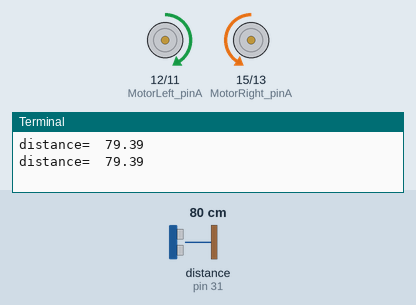
Recording of a program running on a simulated Raspberry Pi (header pin numbers). On the bench: motor-driver pin pairs drawn as motors (green arrow = first pin HIGH = forward, orange = second pin HIGH = backward, longer = more drive, scaled by the enable pin), the last lines printed to the terminal. The test bench sets the inputs (shaded band); at power-on: distance to the obstacle (sensor on pin 31) 80 cm. The echo pulse lasts 58.3 µs per cm; the clock reads 2024-03-15 10:24:30 at power-on unless the program sets it.

Above: at 1.2 s.
1.3 s: distance to the obstacle (sensor on pin 31) set to 32 cm
2.8 s: distance to the obstacle (sensor on pin 31) set to 29 cm
At 4.8 s:
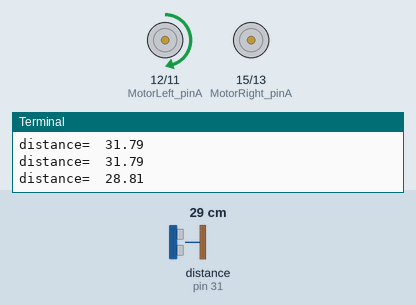
5.5 s: distance to the obstacle (sensor on pin 31) set to 35 cm
At 6.4 s:
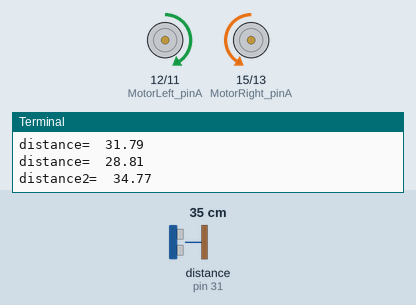
7.5 s: distance to the obstacle (sensor on pin 31) set to 2 cm
At 9.7 s:
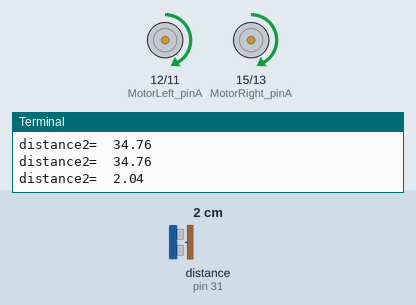
Timing chart, 0 to 11.5 s (numbered marks = the images above; inputs shaded):
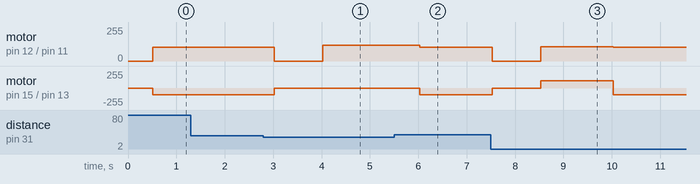

Measured:
- the behaviour switches between 31 and 30 cm on distance to the obstacle (sensor on pin 31) (found by bisection; images 0 and 1)
- after the input at 2.8 s, motor on pin 12 (MotorLeft_pinA) / pin 11 (MotorLeft_pinB): forward 102/255 → stopped after 0.22 s, → forward 120/255 1.0 s later; motor on pin 15 (MotorRight_pinA) / pin 13 (MotorRight_pinB): backward 102/255 → stopped after 0.22 s
- after the input at 5.5 s, motor on pin 15 (MotorRight_pinA) / pin 13 (MotorRight_pinB): stopped → backward 102/255 after 0.53 s
- after the input at 7.5 s, motor on pin 12 (MotorLeft_pinA) / pin 11 (MotorLeft_pinB): forward 102/255 → stopped at once, → forward 107/255 1.0 s later, → forward 102/255 1.5 s later; motor on pin 15 (MotorRight_pinA) / pin 13 (MotorRight_pinB): backward 102/255 → stopped at once, → forward 107/255 1.0 s later, → backward 102/255 1.5 s later

The program:

____.py
```python
# import GPIO library
import RPi.GPIO as GPIO

import time

# set GPIO warnings as flase
GPIO.setwarnings(False)

# set up GPIO mode as BOARD
GPIO.setmode(GPIO.BOARD)

trig=33   # 초음파 센서의 trig핀(음파송신)은 Raspberry Pi의 GPIO 33번 핀과 연결됨
echo=31   # 초음파 센서의 echo핀(음파수신)은 Raspberry Pi의 GPIO 31번 핀과 연결됨

#ultrasonic sensor setting
GPIO.setup(trig,GPIO.OUT)    # Raspberry Pi의 GPIO 33핀을 OUT핀으로 설정하여 음파가 송신되도록하는 명령어를 Raspberry Pi에서 초음파센서에게 보낸다(out설정이유, trig)
GPIO.setup(echo,GPIO.IN)     # Raspberry Pi의 GPIO 31핀을 IN핀으로 설정하여 음파가 수신되도록한다.


# 모터 회전방향 설정
forward = True
backward = False


# =======================================================================
# declare the pins of 12, 11, 35 in the Rapberry Pi
# as the left motor control pins in order to control left motor
# left motor needs three pins to be controlled
MotorLeft_pinA = 12
MotorLeft_pinB = 11
MotorLeft_PWM = 35

# =======================================================================
# declare the pins of 15, 13, 37 in the Rapberry Pi
# as the right motor control pins in order to control right motor
# right motor needs three pins to be controlled
MotorRight_pinA = 15
MotorRight_pinB = 13
MotorRight_PWM = 37


# ========================================================================
# Control the DC motor to make it rotate clockwise, so the car will
# move forward.
# if you have different direction, you need to change HIGH to LOW
# or LOW to HIGH,in MotorLeft_A
# and LOW to HIGH or HIGH to LOW in MotorLeft_B
# if you have different direction, you need to change HIGH to LOW
# or LOW to HIGH in MotorLeft_A
# and LOW to HIGH or HIGH to LOW in MotorLeft_B
def Lmotor_turn_set(x):
    if x == True:        #forward를 입력받으면 왼쪽 모터가 앞쪽으로 회전하기 위해 설정
        GPIO.output(MotorLeft_pinA, GPIO.HIGH)
        GPIO.output(MotorLeft_pinB, GPIO.LOW)
    elif x == False:    #backward를 입력받으면 왼쪽 모터가 뒤쪽으로 회전하기 위해 설정
        GPIO.output(MotorLeft_pinA, GPIO.LOW)
        GPIO.output(MotorLeft_pinB, GPIO.HIGH)
    else:
        print
        'Config Error'
def Rmotor_turn_set(x):
    if x == True:        #forward를 입력받으면 오른쪽 모터가 앞쪽으로 회전하기 위해 설정(회전방향이 오른쪽과 달라 low high 위치 변경)
        GPIO.output(MotorRight_pinA, GPIO.LOW)
        GPIO.output(MotorRight_pinB, GPIO.HIGH)
    elif x == False:    #backward를 입력받으면 오른쪽 모터가 뒤쪽으로 회전하기 위해 설정
        GPIO.output(MotorRight_pinA, GPIO.HIGH)
        GPIO.output(MotorRight_pinB, GPIO.LOW)
    else:
        print
        'Config Error'


# =======================================================================
# because the connetions between motors (left motor) and Rapberry Pi has been
# established, the GPIO pins of Rapberry Pi
# such as MotorLeft_A, MotorLeft_B, and MotorLeft_PWM
# should be clearly declared whether their roles of pins
# are output pin or input pin
GPIO.setup(MotorLeft_pinA, GPIO.OUT)
GPIO.setup(MotorLeft_pinB, GPIO.OUT)
GPIO.setup(MotorLeft_PWM, GPIO.OUT)


# =======================================================================
# because the connetions between motors (right motor) and Rapberry Pi has been
# established, the GPIO pins of Rapberry Pi
# such as MotorLeft_A, MotorLeft_B, and MotorLeft_PWM
# should be clearly declared whether their roles of pins
# are output pin or input pin
GPIO.setup(MotorRight_pinA, GPIO.OUT)
GPIO.setup(MotorRight_pinB, GPIO.OUT)
GPIO.setup(MotorRight_PWM, GPIO.OUT)

# =======================================================================
# create left pwm object to control the speed of left motor
LeftPwm = GPIO.PWM(MotorLeft_PWM, 100)

# =======================================================================
# create right pwm object to control the speed of right motor
RightPwm = GPIO.PWM(MotorRight_PWM, 100)


# =======================================================================
#  go_forward_any method has been generated for the three-wheeled moving
#  objec to go forward without any limitation of running_time
def go_forward_any(speed):
    LeftPwm.ChangeDutyCycle(speed)      #왼쪽모터와 오른쪽모터의 속력 변경
    RightPwm.ChangeDutyCycle(speed)

    Lmotor_turn_set(forward)            #왼쪽모터와 오른쪽모터 회전방향 설정
    Rmotor_turn_set(forward)

    GPIO.output(MotorLeft_PWM,GPIO.HIGH)  #변경된 속도와 방향(전진)으로 작동
    GPIO.output(MotorRight_PWM,GPIO.HIGH)


# =======================================================================
#  go_backward_any method has been generated for the three-wheeled moving
#  objec to go forward without any limitation of running_time
def go_backward_any(speed):
    LeftPwm.ChangeDutyCycle(speed)   #왼쪽모터와 오른쪽모터의 속력 변경
    RightPwm.ChangeDutyCycle(speed)

    Lmotor_turn_set(backward)        #왼쪽모터와 오른쪽모터 회전방향 설정
    Rmotor_turn_set(backward)

    GPIO.output(MotorLeft_PWM,GPIO.HIGH)  #변경된 속도와 방향(후진)으로 작동
    GPIO.output(MotorRight_PWM,GPIO.HIGH)


# =======================================================================
#  go_forward method has been generated for the three-wheeled moving
#  object to go forward with the limitation of running_time
def go_forward(speed, running_time):
    LeftPwm.ChangeDutyCycle(speed)       #왼쪽모터와 오른쪽모터의 속력 변경
    RightPwm.ChangeDutyCycle(speed)

    Lmotor_turn_set(forward)             #왼쪽모터와 오른쪽모터 회전방향 설정
    Rmotor_turn_set(forward)

    GPIO.output(MotorLeft_PWM,GPIO.HIGH)  #변경된 속도와 방향(전진)으로 작동
    GPIO.output(MotorRight_PWM,GPIO.HIGH)

    time.sleep(running_time)            #작동 시간 설정


# =======================================================================
#  go_backward method has been generated for the three-wheeled moving
#  objec to go backward with the limitation of running_time
def go_backward(speed, running_time):
    LeftPwm.ChangeDutyCycle(speed)      #왼쪽모터와 오른쪽모터의 속력 변경
    RightPwm.ChangeDutyCycle(speed)

    Lmotor_turn_set(backward)           #왼쪽모터와 오른쪽모터 회전방향 설정
    Rmotor_turn_set(backward)

    GPIO.output(MotorLeft_PWM,GPIO.HIGH)   #변경된 속도와 방향(후진)으로 작동
    GPIO.output(MotorRight_PWM,GPIO.HIGH)

    time.sleep(running_time)           #작동 시간 설정


# =======================================================================
# define the stop module
def stop():
    # the speed of left motor will be set as LOW
    GPIO.output(MotorLeft_PWM, GPIO.LOW)
    # the speed of right motor will be set as LOW
    GPIO.output(MotorRight_PWM, GPIO.LOW)
    # left motor will be stopped with function of ChangeDutyCycle(0)
    LeftPwm.ChangeDutyCycle(0)
    # right motor will be stopped with function of ChangeDutyCycle(0)
    RightPwm.ChangeDutyCycle(0)


def pwm_setup():    #양쪽 모터의 pwm(==speed) 초기값 0으로 세팅
    LeftPwm.start(0)
    RightPwm.start(0)


def pwm_low():
    GPIO.output(MotorLeft_PWM, GPIO.LOW)  # the speed of left motor will be set as LOW
    GPIO.output(MotorRight_PWM, GPIO.LOW) # the speed of right motor will be set as LOW
    LeftPwm.ChangeDutyCycle(0)            # left motor will be stopped with function of ChangeDutyCycle(0)
    RightPwm.ChangeDutyCycle(0)           # right motor will be stopped with function of ChangeDutyCycle(0)
    GPIO.cleanup()


# ======================================================================
#오른쪽으로 돌기 위해 왼쪽모터를 forward 시키고 오른쪽모터를 stop 시킨다
def rightSwingTurn(speed, running_time):
    # set the speed of the left motor to go fowrard
    LeftPwm.ChangeDutyCycle(speed)
    # set the speed of the right motor to stop
    RightPwm.ChangeDutyCycle(0)

    # set the left motor to go fowrard
    Lmotor_turn_set(forward)

    # set the left motor pwm to be ready to go forward
    GPIO.output(MotorLeft_PWM,GPIO.HIGH)

    # set the right motor pwm to be ready to stop
    # Turn Off Right PWM
    GPIO.output(MotorRight_PWM,GPIO.LOW)


    # set the running time of the left motor to go fowrard
    time.sleep(running_time)


# =======================================================================
# 왼쪽으로 돌기 위해 오른쪽모터를 forward 시키고 왼쪽모터를 stop 시킨다
def leftSwingTurn(speed, running_time):
    # set the speed of the left motor to stop
    LeftPwm.ChangeDutyCycle(0)
    # set the speed of the right motor to go fowrard
    RightPwm.ChangeDutyCycle(speed)

    # set the left motor pwm to be ready to stop
    # Turn Off Left PWM
    GPIO.output(MotorLeft_PWM,GPIO.LOW)

    # set the right motor to go fowrard
    Rmotor_turn_set(forward)

    # set the right motor pwm to be ready to go forward
    GPIO.output(MotorRight_PWM,GPIO.HIGH)


    # set the running time of the right motor to go fowrard
    time.sleep(running_time)


# =======================================================================
# 오른쪽으로 돌기 위해 왼쪽모터를 forward 시키고 오른쪽모터를 backward 시킨다
def rightPointTurn(speed, running_time):
    # set the speed of the left motor to stop
    LeftPwm.ChangeDutyCycle(speed)
    # set the speed of the right motor to go fowrard
    RightPwm.ChangeDutyCycle(speed)


    # set the right motor to go backward
    # set the left motor to go forward
    Rmotor_turn_set(backward)
    Lmotor_turn_set(forward)

    # set the right motor pwm to be ready to go backward
    # set the left motor pwm to be ready to go forward
    GPIO.output(MotorRight_PWM,GPIO.HIGH)
    GPIO.output(MotorLeft_PWM, GPIO.HIGH)


    # set the running time of the right motor to go fowrard
    time.sleep(running_time)

#=======================================================================
# 왼쪽으로 회전시키기 위해 오른쪽모터를 forward 시키고 왼쪽모터를 backward 시킨다
def leftPointTurn(speed, running_time):
# set the speed of the left motor to stop
    LeftPwm.ChangeDutyCycle(speed)
    # set the speed of the right motor to go fowrard
    RightPwm.ChangeDutyCycle(speed)


    # set the right motor to go fowrard
    # set the left motor to go backward
    Rmotor_turn_set(forward)
    Lmotor_turn_set(backward)

    # set the right motor pwm to be ready to go forward
    # set the left motor pwm to be ready to go backward
    GPIO.output(MotorRight_PWM,GPIO.HIGH)
    GPIO.output(MotorLeft_PWM,GPIO.HIGH)
    # set the running time of the right motor to go fowrard
    time.sleep(running_time)


def getDistance():               #거리를 구하기 위한 함수
    GPIO.output(trig,False)      #초음파센서 trig에 False신호를 0.5초간 주어 초음파센서를 초기화한다
    time.sleep(0.5)
    GPIO.output(trig,True)       #초음파센서 trig에 True신호를 0.00001초간 주어 초음파센서에서 초음파가 발사되도록 한다
    time.sleep(0.00001)
    GPIO.output(trig,False)      #초음파센서 trig에 False신호를 주어 초음파 발사를 마친다.
    while GPIO.input(echo)==0:
        pulse_start=time.time()  # trig가 끝난 바로 직후에는 반사(echo)되어오는 초음파 신호가 아직 도달하지 않았다.
        # 즉, trig를 금방 끝마친 상황이다. pulse_start, 이때부터 반사되어 echo가 올 때까지 시간을 계산해야한다.
    while GPIO.input(echo)==1:  # 반사되어 echo 신호가 도달한다. (pulse_end)
        pulse_end=time.time()
    pulse_duration=pulse_end-pulse_start   # 왕복되어 온 시간은 pulse_end- pulse_start
    distance=pulse_duration*17000
    # 음속: 340m/1초, 34000cm/1초, (1m=100cm), 340000*pulse_duration/2 = 17000*pulse_duration
    # 왕복거리가 아니라 편도거리임로 왕복되어 온 시간을 나누기 2를 한다 (pulse_end- pulse_start)/2 :
    distance=round(distance,2)
    return distance


# =======================================================================
# setup and initilaize the left motor and right motor
pwm_setup()

# =======================================================================
#  define your variables and find out each value of variables
#  to perform the project3 with ultra sensor
dis = 30  # 멈출 거리 지정


try:
    while True:
        distance = getDistance()   #거리 측정
        print('distance= ', distance)
        go_forward_any(40)

        if (distance < dis): # distance가 dis보다 작으면 멈추고 rightSwingTurn을 실행하고 다음 반복문을 실행한다
            stop()
            time.sleep(1)
            rightSwingTurn(47,0.5)
            time.sleep(1)
            while True:
                distance2 = getDistance() # 새로운 거리 측정
                print('distance2= ', distance2)
                go_forward_any(40)
                if (distance2<dis):  # distance2가 dis보다 작아지면 멈추고 rightPointTurn 실행, 3초간 전진 후 종료한다
                    stop()
                    time.sleep(1)
                    rightPointTurn(42,0.5)
                    time.sleep(1)
                    go_forward(40,3)
                    quit()


# when the Ctrl+C key has been pressed,
# the moving object will be stopped
except KeyboardInterrupt:
    pwm_low()
```
